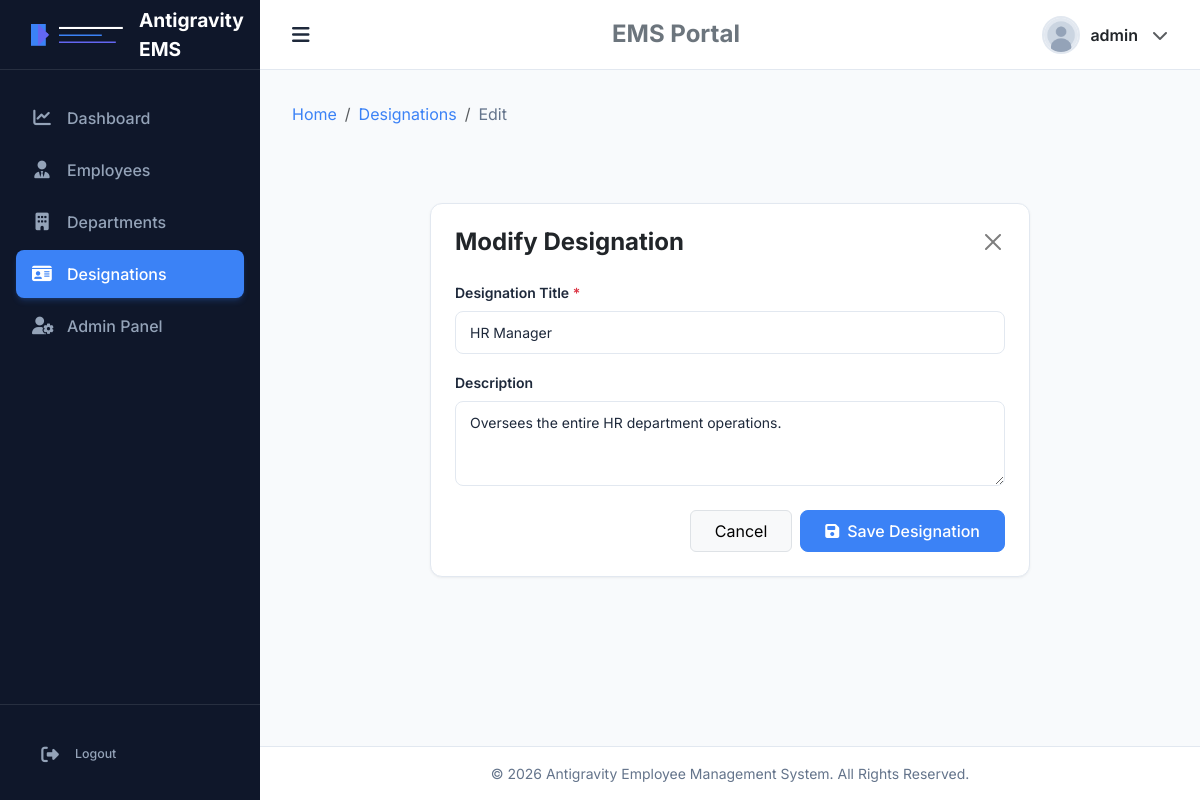
Screenshot of /designations/edit/2/ (signed in) with the database file from the repository.
### designations/models.py (models this page shows, shortened)
class Designation(models.Model):
    name = models.CharField(max_length=100, unique=True)
    description = models.TextField(blank=True, null=True)
    created_at = models.DateTimeField(auto_now_add=True)
    updated_at = models.DateTimeField(auto_now=True)

### designations/views.py (the view)
# urls.py: path('edit/<int:pk>/', views.designation_edit, name='edit'),
@login_required
def designation_edit(request, pk):
    designation = get_object_or_404(Designation, pk=pk)
    if request.method == 'POST':
        form = DesignationForm(request.POST, instance=designation)
        if form.is_valid():
            form.save()
            messages.success(request, "Designation Updated Successfully.")
            return redirect('designations:list')
        else:
            messages.error(request, "Error updating designation. Please check details.")
    else:
        form = DesignationForm(instance=designation)
    return render(request, 'designations/designation_form.html', {'form': form, 'action': 'Edit', 'designation': designation})

### designations/forms.py (shortened to what this page needs)
class DesignationForm(forms.ModelForm):
    class Meta:
        model = Designation
        fields = ['name', 'description']
        widgets = {
            'name': forms.TextInput(attrs={'class': 'form-control', 'placeholder': 'Enter Designation Name'}),
            'description': forms.Textarea(attrs={'class': 'form-control', 'rows': 3, 'placeholder': 'Enter Designation Description'}),
        }

### templates/designations/designation_form.html (shortened to what this page needs)
{% extends 'base.html' %}
{% load static %}
{% block extra_css %}
<link href="{% static 'css/forms.css' %}" rel="stylesheet">
{% endblock %}
{% block breadcrumbs %}
<li class="breadcrumb-item"><a href="{% url 'designations:list' %}">Designations</a></li>
<li class="breadcrumb-item active" aria-current="page">{{ action }}</li>
{% endblock %}
{% block content %}
<div class="container-fluid fade-in d-flex justify-content-center align-items-center" style="min-height: 60vh;">
    <div class="card card-custom p-4 w-100" style="max-width: 600px;">
        <div class="d-flex justify-content-between align-items-center mb-4">
            <h4 class="fw-bold m-0 text-dark">{% if designation %}Modify{% else %}Create{% endif %} Designation</h4>
            <a href="{% url 'designations:list' %}" class="btn-close"></a>
        </div>
        <form method="post" novalidate>
            <div class="mb-3">
                <label for="id_name" class="form-label">Designation Title <span class="text-danger">*</span></label>
                {{ form.name }}
            </div>
            <div class="mb-4">
                <label for="id_description" class="form-label">Description</label>
                {{ form.description }}
            </div>
            <div class="d-flex gap-2 justify-content-end">
                <a href="{% url 'designations:list' %}" class="btn btn-light border px-4 py-2">
                    Cancel
                </a>
                <button type="submit" class="btn btn-primary-custom px-4 py-2">
                    <i class="fa-solid fa-floppy-disk me-2"></i>Save Designation
                </button>
            </div>
        </form>
    </div>
</div>
{% endblock %}

### templates/base.html (shortened to what this page needs)
{% load static %}
<!DOCTYPE html>
<html lang="en">
<head>
    <link href="https://cdn.jsdelivr.net/npm/bootstrap@5.3.2/dist/css/bootstrap.min.css" rel="stylesheet">
    <link href="https://cdnjs.cloudflare.com/ajax/libs/font-awesome/6.4.2/css/all.min.css" rel="stylesheet">
    <link href="{% static 'css/style.css' %}" rel="stylesheet">
    {% block extra_css %}{% endblock %}
    <link href="{% static 'css/responsive.css' %}" rel="stylesheet">
</head>
<body>
    <div id="wrapper">
        {% if user.is_authenticated %}
        <aside id="sidebar">
            <div class="sidebar-header">
                <a href="{% url 'dashboard' %}" class="sidebar-logo">
                    <img src="{% static 'images/logo.png' %}" alt="Logo">
                    <span>Antigravity EMS</span>
                </a>
            </div>
            <ul class="sidebar-menu">
                <li class="sidebar-item {% if request.resolver_match.url_name == 'dashboard' %}active{% endif %}">
                    <a href="{% url 'dashboard' %}" class="sidebar-link">
                        <i class="fa-solid fa-chart-line"></i>
                        <span>Dashboard</span>
                    </a>
                </li>
                <li class="sidebar-item {% if 'employees' in request.path %}active{% endif %}">
                    <a href="{% url 'employees:list' %}" class="sidebar-link">
                        <i class="fa-solid fa-user-tie"></i>
                        <span>Employees</span>
                    </a>
                </li>
                <li class="sidebar-item {% if 'departments' in request.path %}active{% endif %}">
                    <a href="{% url 'departments:list' %}" class="sidebar-link">
                        <i class="fa-solid fa-building"></i>
                        <span>Departments</span>
                    </a>
                </li>
                <li class="sidebar-item {% if 'designations' in request.path %}active{% endif %}">
                    <a href="{% url 'designations:list' %}" class="sidebar-link">
                        <i class="fa-solid fa-id-card"></i>
                        <span>Designations</span>
                    </a>
                </li>
                {% if user.is_superuser %}
                <li class="sidebar-item">
                    <a href="/admin/" class="sidebar-link" target="_blank">
                        <i class="fa-solid fa-user-gear"></i>
                        <span>Admin Panel</span>
                    </a>
                </li>
                {% endif %}
            </ul>
            <div class="sidebar-footer">
                <a href="{% url 'logout' %}" class="sidebar-link text-danger-custom" onclick="return confirm('Are you sure you want to logout?');">
                    <i class="fa-solid fa-right-from-bracket"></i>
                    <span>Logout</span>
                </a>
            </div>
        </aside>
        {% endif %}
        <div id="content-wrapper">
            {% if user.is_authenticated %}
            <header class="top-navbar">
                <button id="sidebarToggle" class="navbar-toggle-btn">
                    <i class="fa-solid fa-bars"></i>
                </button>
                <h4 class="m-0 fw-bold text-secondary d-none d-sm-block">EMS Portal</h4>
                <div class="dropdown user-profile-dropdown">
                    <button class="dropdown-toggle" type="button" id="profileDropdown" data-bs-toggle="dropdown" aria-expanded="false">
                        <img src="{% static 'images/default-avatar.png' %}" alt="Avatar" class="user-avatar-small">
                        <span class="fw-semibold text-dark fs-6">{{ user.username }}</span>
                        <i class="fa-solid fa-chevron-down fs-7 text-muted ms-1"></i>
                    </button>
                </div>
            </header>
            {% endif %}
            <main class="main-content">
                {% if user.is_authenticated %}
                <nav aria-label="breadcrumb" class="mb-4">
                    <ol class="breadcrumb">
                        <li class="breadcrumb-item"><a href="{% url 'dashboard' %}">Home</a></li>
                        {% block breadcrumbs %}{% endblock %}
                    </ol>
                </nav>
                {% endif %}
                {% block content %}{% endblock %}
            </main>
            <footer class="footer">
                <div class="container-fluid">
                    <span class="mb-0">&copy; {% now "Y" %} Antigravity Employee Management System. All Rights Reserved.</span>
                </div>
            </footer>
        </div>
    </div>
</body>
</html>

### static/css/style.css (style rules this page uses)
:root { --primary-color: #3b82f6; --primary-dark: #1d4ed8; --secondary-color: #0f172a; --bg-light: #f8fafc; --card-bg: #ffffff; --text-main: #1e293b; --text-muted: #64748b; --border-color: #e2e8f0; --accent-color: #6366f1; --success-color: #10b981; --warning-color: #f59e0b; --danger-color: #ef4444; --sidebar-width: 260px; --navbar-height: 70px; --transition-speed: 0.3s; }
body { font-family: 'Inter', sans-serif; background-color: var(--bg-light); color: var(--text-main); overflow-x: hidden; }
.fade-in { animation: fadeIn var(--transition-speed) ease-out forwards; }
#wrapper { display: flex; width: 100vw; height: 100vh; overflow: hidden; }
#sidebar { width: var(--sidebar-width); min-width: var(--sidebar-width); background-color: var(--secondary-color); color: #ffffff; height: 100%; transition: all var(--transition-speed) ease; display: flex; flex-direction: column; z-index: 1000; }
#sidebar .sidebar-header { height: var(--navbar-height); display: flex; align-items: center; padding: 0 1.5rem; border-bottom: 1px solid rgba(255, 255, 255, 0.1); }
#sidebar .sidebar-logo { display: flex; align-items: center; gap: 10px; text-decoration: none; color: #ffffff; font-weight: 700; font-size: 1.2rem; }
#sidebar .sidebar-logo img { height: 35px; width: auto; }
#sidebar .sidebar-menu { list-style: none; padding: 1.5rem 0; margin: 0; flex-grow: 1; overflow-y: auto; }
#sidebar .sidebar-item { margin-bottom: 0.25rem; padding: 0 1rem; }
#sidebar .sidebar-link { display: flex; align-items: center; gap: 15px; padding: 0.75rem 1rem; color: #94a3b8; text-decoration: none; border-radius: 8px; font-weight: 500; transition: all 0.2s ease; }
#sidebar .sidebar-link i { font-size: 1.1rem; width: 20px; text-align: center; }
#sidebar .sidebar-item.active .sidebar-link { color: #ffffff; background-color: var(--primary-color); box-shadow: 0 4px 6px -1px rgba(59, 130, 246, 0.2), 0 2px 4px -2px rgba(59, 130, 246, 0.2); }
#sidebar .sidebar-footer { padding: 1.5rem; border-top: 1px solid rgba(255, 255, 255, 0.1); }
#content-wrapper { flex-grow: 1; display: flex; flex-direction: column; height: 100%; overflow: hidden; }
.top-navbar { height: var(--navbar-height); background-color: #ffffff; border-bottom: 1px solid var(--border-color); display: flex; align-items: center; justify-content: space-between; padding: 0 1.5rem; z-index: 999; }
.navbar-toggle-btn { background: none; border: none; color: var(--text-main); font-size: 1.25rem; cursor: pointer; padding: 0.5rem; border-radius: 6px; transition: background-color 0.2s; }
.user-profile-dropdown .dropdown-toggle { display: flex; align-items: center; gap: 10px; background: none; border: none; padding: 0.25rem 0.5rem; cursor: pointer; }
.user-profile-dropdown .dropdown-toggle::after { display: none; }
.user-avatar-small { width: 38px; height: 38px; border-radius: 50%; object-fit: cover; border: 2px solid var(--border-color); }
.main-content { flex-grow: 1; padding: 2rem; overflow-y: auto; background-color: var(--bg-light); }
.breadcrumb-item a { color: var(--primary-color); text-decoration: none; }
.breadcrumb-item.active { color: var(--text-muted); }
.footer { background-color: #ffffff; border-top: 1px solid var(--border-color); padding: 1rem 2rem; text-align: center; color: var(--text-muted); font-size: 0.875rem; }
.btn-primary-custom { background-color: var(--primary-color); border-color: var(--primary-color); color: #ffffff; font-weight: 500; padding: 0.5rem 1.25rem; border-radius: 8px; transition: all 0.2s ease; }
.card-custom { background-color: var(--card-bg); border: 1px solid var(--border-color); border-radius: 12px; box-shadow: 0 1px 3px 0 rgba(0, 0, 0, 0.05), 0 1px 2px -1px rgba(0, 0, 0, 0.05); transition: all 0.2s ease; }

### static/css/forms.css (style rules this page uses)
.form-label { font-size: 0.875rem; font-weight: 600; color: var(--text-main); margin-bottom: 0.5rem; }
.form-control, .form-select { border-radius: 8px; border: 1px solid var(--border-color); padding: 0.625rem 0.875rem; font-size: 0.875rem; background-color: #ffffff; color: var(--text-main); transition: all 0.2s ease; }
.form-control::placeholder { color: #94a3b8; }
.text-danger-custom { color: var(--danger-color); font-size: 0.775rem; margin-top: 0.25rem; font-weight: 500; }

### rows the page displays
Designation: name "HR Manager", description "Oversees the entire HR department operations."

### other values shown
{{ user.username }} "admin"
{{ action }} "Edit"
